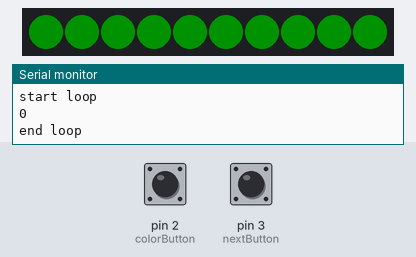
Bench run of a sketch on a simulated Arduino Uno, built with avr-gcc and run on an emulated ATmega328P. Shown: 10 RGB LEDs in strip order, left to right, the last lines printed to the serial monitor. Inputs (shaded band) come from the test bench; at power-on: pin 3 (nextButton) LOW, pin 2 (colorButton) LOW. Dim RGB values are drawn brighter than linear; colours are those a GRB WS2812 strip shows for the declared byte order; random numbers use the default seed unless the sketch sets one.

Above: at 1.28 s.
1.3 s: pin 3 (nextButton) pulled HIGH for 0.15 s
2.0 s: pin 2 (colorButton) pulled HIGH for 0.15 s
At 2.62 s:
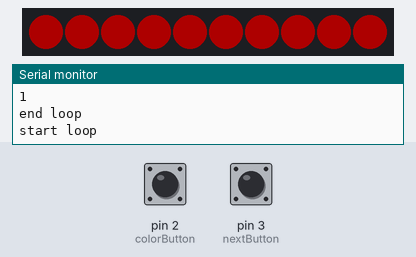
2.7 s: pin 2 (colorButton) pulled HIGH for 1 s
At 3.44 s:
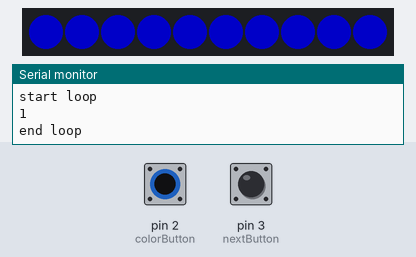
4.3 s: pin 2 (colorButton) pulled HIGH for 0.15 s
At 4.69 s:
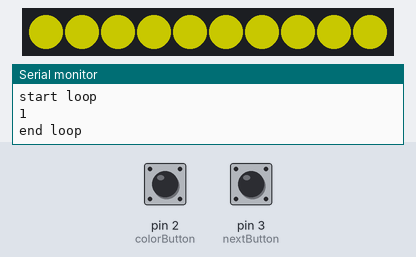
5.0 s: pin 2 (colorButton) pulled HIGH for 3.2 s
At 5.52 s:
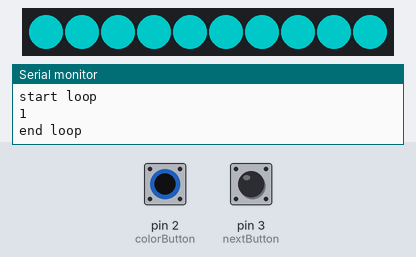
8.8 s: pin 2 (colorButton) pulled HIGH for 0.15 s
At 9.27 s:
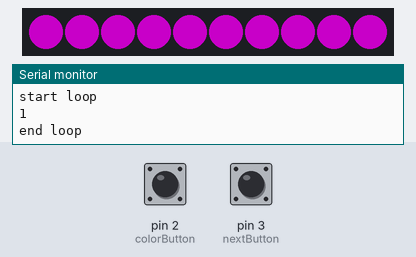
Timing chart, 0 to 10.5 s (numbered marks = the images above; inputs shaded):
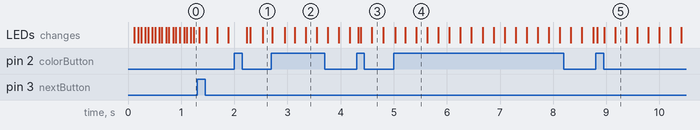

The sketch:

final_blending.ino
```cpp
#include <FastLED.h>

const int numLeds = 10;
const int pin = 9;
const int nextButton = 3;
const int colorButton = 2;
const int maxAnimation = 10;
const int maxColor = 8;

int animation = 0;
int color = 1;
int state = 0;
int fadeState = 0;
int maxState = 0;
int changeTime = 200;
int blendSpeed = 2;

uint8_t hue = 0;
uint8_t blendAmount = 0;

bool useLeds1 = true;

unsigned long lastDebounceTimeNext = 0;
unsigned long debounceDelay = 300;
unsigned long lastDebounceTimeColor = 0;
unsigned long prevChangeTime = 0;

typedef void (*animFn)();

static animFn animations[maxAnimation];
static CRGB colors[maxColor];

CRGB leds[numLeds];
CRGB leds2[numLeds];
CRGB output[numLeds];
uint8_t colorIndex[numLeds];

void setup() {
  Serial.println("start setup");
  pinMode(nextButton, INPUT);
  pinMode(colorButton, INPUT);

  Serial.begin(9600);
  randomSeed(analogRead(0));

  FastLED.addLeds<WS2812, pin, RGB>(output, numLeds);
  FastLED.setBrightness(100);
  FastLED.setCorrection(UncorrectedColor);
  clear();
  update();

  animations[0] = solid;//X
  animations[1] = solidBlink;
  animations[2] = moveOneWay;
  animations[3] = moveTwoWayFade;
  animations[4] = topBottomFade;
  animations[5] = rainbow;
  animations[6] = fadeHueSolid;
  animations[7] = fadeHue;
  animations[8] = RGWWave;
  animations[9] = RGWBlink;//X
//  animations[10] = rainbow;
//  animations[11] = rainbow;
//  animations[12] = rainbow;
//  animations[13] = rainbow;
//  animations[14] = rainbow;
//  animations[15] = rainbow;
//  animations[16] = rainbow;

  colors[0] = CRGB::Black;
  colors[1] = CRGB::Red;
  colors[2] = CRGB::Green;
  colors[3] = CRGB::Blue;
  colors[4] = CRGB::Yellow;
  colors[5] = CRGB::Magenta;
  colors[6] = CRGB::Cyan;
  colors[7] = CRGB::White;

  for(int i = 0; i < numLeds; i++) {
    colorIndex[i] = random8();
  }

  attachInterrupt(digitalPinToInterrupt(colorButton), nextColor, RISING);
  attachInterrupt(digitalPinToInterrupt(nextButton), nextAnimation, RISING);
  animation = 0;
  Serial.println("end setup");
}

void loop() {
  Serial.println("start loop");

  EVERY_N_MILLISECONDS(10) {
    clear();
    blend(leds2, leds, output, numLeds, blendAmount);
    if(useLeds1) {
      if(blendAmount < 255) {
        blendAmount ++;
      }
    } else {
      if(blendAmount > 0) {
        blendAmount --;
      }
    }
  }

  updateState();

  Serial.println(animation);
  animations[animation]();
  if(animation < maxAnimation - 1) {
    animations[animation+1];
  } else {
    animations[0];
  }

  update();
  Serial.println("end loop");
}

void update() {
  FastLED.show();
}

void clear() {
  fill_solid(output, numLeds, CRGB::Black);
}

void updateState() {
//  Serial.print("animation: ");
//  Serial.print(animation);
//  Serial.print("  color: ");
//  Serial.println(color);

  if ((millis() - prevChangeTime) > changeTime) {
    state++;
    if(state > maxState) {
      state = 0;
      fadeState++;
    }
    prevChangeTime = millis();
  }
}

void nextAnimation() {
  unsigned long currentTime = millis();
  if((currentTime - lastDebounceTimeNext) > debounceDelay) {
     animation++;
     useLeds1 = !useLeds1;
      if(animation > maxAnimation) {
        animation = 0;
      }
      state = 0;
  }

  lastDebounceTimeNext = currentTime;
}

void nextColor() {
  unsigned long currentTime = millis();
  if((currentTime - lastDebounceTimeColor) > debounceDelay) {
     color++;
      if(color >= maxColor) {
        color = 0;
      }
  }
  lastDebounceTimeColor = currentTime;
}

//<animation-functions>

void solid() {
  fill_solid(leds, numLeds, colors[color]);
}

void solidBlink() {
  changeTime = 200;
  maxState = 1;
  if(state == 0) {
    fill_solid(leds2, numLeds, colors[color]);
  } else {
    clear();
  }
}

void moveOneWay() {
  changeTime = 60;
  uint8_t led = map(beat8(changeTime, 0), 0, 255, 0, numLeds-1);
  leds[led] = colors[color];

  fadeToBlackBy(leds, numLeds, 10);
}

void moveTwoWayFade() {
  changeTime = 50;
  uint8_t sinBeat = beatsin8(changeTime, 0, numLeds - 1, 0, 0);
  leds2[sinBeat] = colors[color];

  fadeToBlackBy(leds2, numLeds, 10);
}

void topBottomFade() {
  changeTime = 50;
  uint8_t sinBeat = beatsin8(changeTime, 0, numLeds - 1, 0, 0);
  leds[sinBeat] = colors[color];

  fadeToBlackBy(leds, numLeds, 1);
}

void rainbow() {
  fill_rainbow(leds2, numLeds, 0, 255 / numLeds);
}

void fadeHueSolid() {
  changeTime = 15;
  maxState = 255;
  fill_solid(leds, numLeds, CHSV(state, 255, 255));
}

void fadeHue() {
  changeTime = 15;
  maxState = 255;
  for(int led = 0; led < numLeds; led++) {
    leds2[led] = CHSV(state + (led*15), 255, 255);
  }
}

void fadeHueFast() {
  changeTime = 15;
  maxState = 255;
  for(int led = 0; led < numLeds; led++) {
    leds2[led] = CHSV(state + (led*30), 255, 255);
  }
}

void RGWWave() {
  uint8_t sinBeat1 = beatsin8(30, 0, numLeds-1, 0, 0);
  uint8_t sinBeat2 = beatsin8(30, 0, numLeds-1, 0, 85);
  uint8_t sinBeat3 = beatsin8(30, 0, numLeds-1, 0, 170);

  leds[sinBeat1] = CRGB::Red;
  leds[sinBeat2] = CRGB::Green;
  leds[sinBeat3] = CRGB::White;

  fadeToBlackBy(leds, numLeds, 1);
}

DEFINE_GRADIENT_PALETTE(redGreenWhite_gp) {
  0, 255, 0, 0,
  64, 0, 255, 0,
  191, 255, 255, 255,
  255, 255, 0, 0
};

CRGBPalette16 RGW = redGreenWhite_gp;

void RGWBlink() {
  changeTime = 5;
  maxState = 1;
  for(int led = 0; led < numLeds; led++) {
    leds2[led] = ColorFromPalette(RGW, colorIndex[led]);
  }

  if(state == 1) {
    for(int i = 0; i < numLeds; i++) {
      colorIndex[i]++;
    }
  }
}


//</animation-functions>


//
```
